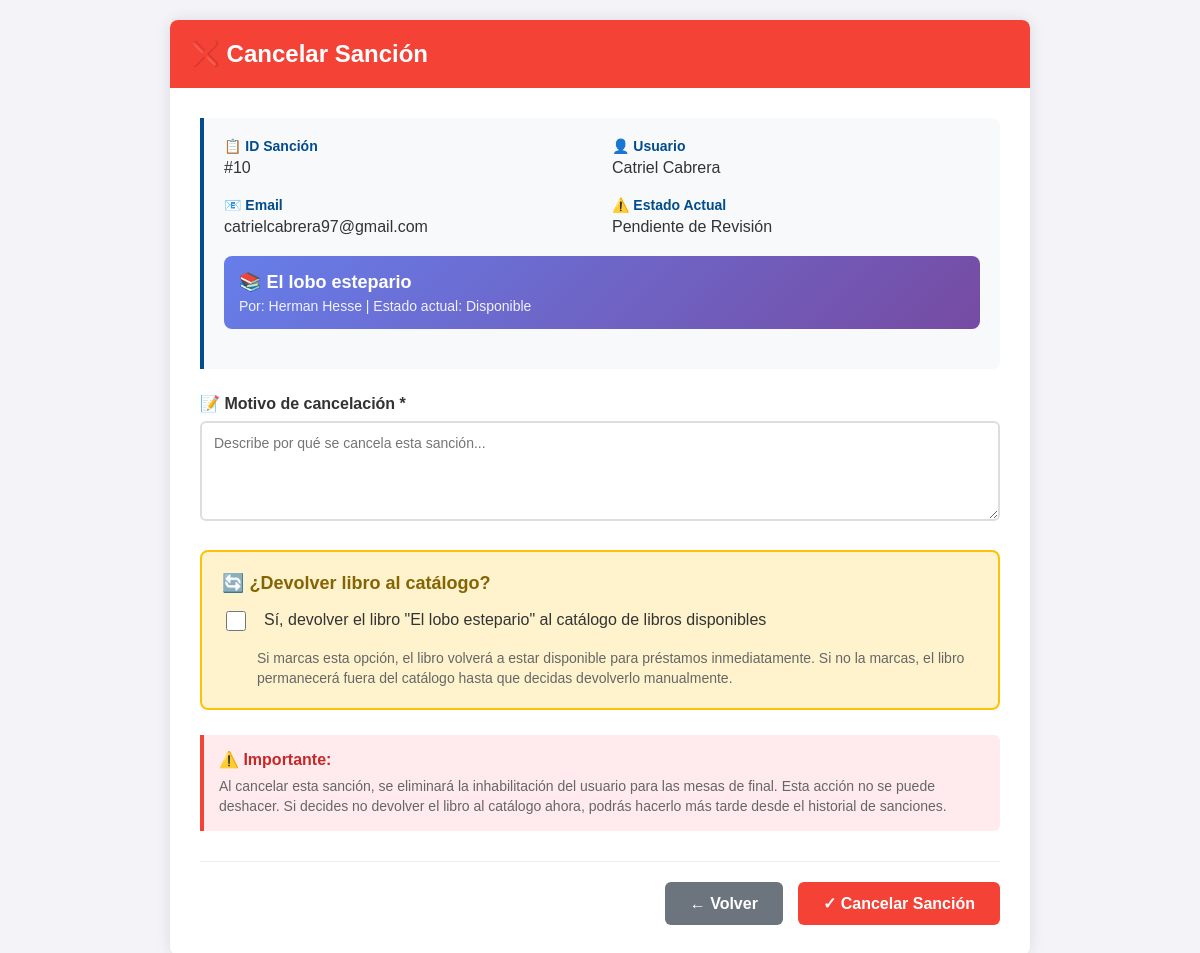
Page /libros/cancelar-sancion/10/ (signed in) on the committed database.
### libros/models.py (models this page shows, shortened)
class Sancion(models.Model):
    TIPO_CHOICES = (
        ('inhabilitacion_mesas', 'Inhabilitación para Mesas de Final'),
        ('suspension_prestamos', 'Suspensión de Préstamos'),
    )
    ESTADO_CHOICES = (
        ('pendiente', 'Pendiente de Revisión'),
        ('confirmada', 'Confirmada'),
        ('cancelada', 'Cancelada'),
        ('cumplida', 'Cumplida/Finalizada'),
    )
    TIPO_USUARIO_SANCION_CHOICES = (
        ('alumno', 'Alumno'),
        ('docente', 'Docente'),
    )
    id_sancion = models.AutoField(primary_key=True)
    usuario = models.ForeignKey(Usuario, on_delete=models.CASCADE, related_name='sanciones')
    prestamo = models.ForeignKey(Prestamo, on_delete=models.CASCADE, related_name='sanciones')
    tipo_sancion = models.CharField(max_length=30, choices=TIPO_CHOICES, default='inhabilitacion_mesas')
    estado = models.CharField(max_length=15, choices=ESTADO_CHOICES, default='pendiente')
    tipo_usuario_sancion = models.CharField(
        max_length=10,
        choices=TIPO_USUARIO_SANCION_CHOICES,
        default='alumno',
        help_text="Tipo de usuario al que se aplica la sanción"
    )
    fecha_suspension_hasta = models.DateTimeField(
        null=True,
        blank=True,
        help_text="Fecha hasta la que está suspendido el docente (3 meses)"
    )
    acumulado_sanciones = models.IntegerField(
        default=0,
        help_text="Número de sanciones acumuladas del docente"
    )
    fecha_creacion = models.DateTimeField(auto_now_add=True)
    fecha_confirmacion = models.DateTimeField(null=True, blank=True)
    fecha_finalizacion = models.DateTimeField(null=True, blank=True)
    motivo = models.TextField(default='Préstamo vencido')
    observaciones_bibliotecaria = models.TextField(blank=True, null=True)
    libro_devuelto_catalogo = models.BooleanField(default=False)
    fecha_devolucion_catalogo = models.DateTimeField(null=True, blank=True)
    class Meta:
        ordering = ['-fecha_creacion']

class Usuario(AbstractBaseUser, PermissionsMixin):
    PERFIL_CHOICES = (
        ('alumno', 'Alumno'),
        ('bibliotecaria', 'Bibliotecaria'),
        ('docente', 'Docente'),
    )
    dni_validator = RegexValidator(
        regex=r'^\d{7,8}$',
        message='El DNI debe tener entre 7 y 8 dígitos.'
    )
    dni = models.CharField(max_length=8, unique=True, validators=[dni_validator])
    nombre = models.CharField(max_length=100)
    apellido = models.CharField(max_length=100)
    email = models.EmailField(unique=True)
    perfil = models.CharField(max_length=20, choices=PERFIL_CHOICES, default='alumno')
    fecha_registro = models.DateTimeField(auto_now_add=True)
    is_active = models.BooleanField(default=True)
    is_staff = models.BooleanField(default=False)
    objects = CustomUserManager()
    USERNAME_FIELD = 'dni'
    REQUIRED_FIELDS = ['nombre', 'apellido', 'email']
    def get_full_name(self):
        return f"{self.nombre} {self.apellido}"

class Inventario(models.Model):
    id_inventario = models.AutoField(primary_key=True)
    estado = models.CharField(max_length=255, null=True, default="Disponible")
    motivo_baja = models.CharField(max_length=255, null=True)
    descripcion = models.TextField(null=True)
    num_ejemplar = models.IntegerField(null=True)
    imagen_rota_nombre = models.CharField(max_length=255, null=True, blank=True)
    imagen_rota_contenido = models.BinaryField(null=True, blank=True)
    imagen_rota_tipo = models.CharField(max_length=50, null=True, blank=True)

class Libro(Inventario):
    id_libro = models.AutoField(primary_key=True)
    titulo = models.CharField(max_length=255)
    autor = models.CharField(max_length=255)
    editorial = models.CharField(max_length=255)
    clasificacion_cdu = models.CharField(max_length=255, null=False, default='Sin clasificar')
    siglas_autor_titulo = models.CharField(max_length=255, null=False, default='ABC')
    num_inventario = models.IntegerField(null=False, default=1)
    resumen = models.TextField()
    etiqueta_palabra_clave = models.TextField(default='Roma,Historia,Clasica')
    sede = models.TextField(default='La Plata')
    disponibilidad = models.CharField(max_length=255, null=True, default="Disponible")
    observaciones = models.TextField(default='Esta es una observación')
    img = models.URLField(blank=True, null=True)

class Inventario(models.Model):
    id_inventario = models.AutoField(primary_key=True)
    estado = models.CharField(max_length=255, null=True, default="Disponible")
    motivo_baja = models.CharField(max_length=255, null=True)
    descripcion = models.TextField(null=True)
    num_ejemplar = models.IntegerField(null=True)
    imagen_rota_nombre = models.CharField(max_length=255, null=True, blank=True)
    imagen_rota_contenido = models.BinaryField(null=True, blank=True)
    imagen_rota_tipo = models.CharField(max_length=50, null=True, blank=True)

### libros/views.py (the view, shortened to what this page needs)
# urls.py: path('cancelar-sancion/<int:sancion_id>/', views.cancelar_sancion_con_modal, name='cancelar_sancion'),
@user_passes_test(es_bibliotecaria)
def cancelar_sancion_con_modal(request, sancion_id):
    sancion = get_object_or_404(Sancion, id_sancion=sancion_id)
    if sancion.estado not in ['pendiente', 'confirmada']:
        messages.error(request, f"La sanción no puede ser cancelada porque su estado actual es {sancion.get_estado_display()}.")
        return redirect('gestionar_sanciones')
    context = {
        'sancion': sancion,
        'libro': sancion.prestamo.libro,
        'usuario': sancion.usuario,
    }
    return render(request, 'libros/cancelar_sancion_con_modal.html', context)

### libros/views.py (called while the page is built)
def es_bibliotecaria(user):
    return user.is_authenticated and user.perfil == 'bibliotecaria'

### libros/templates/libros/cancelar_sancion_con_modal.html (shortened to what this page needs)
<!DOCTYPE html>
<html lang="es">
<head>
</head>
<body>
    <div class="container">
        <div class="header">
            <h1>
                ❌ Cancelar Sanción
            </h1>
        </div>
        <div class="info-card">
            <div class="info-grid">
                <div class="info-item">
                    <span class="info-label">📋 ID Sanción</span>
                    <span class="info-value">#{{ sancion.id_sancion }}</span>
                </div>
                <div class="info-item">
                    <span class="info-label">👤 Usuario</span>
                    <span class="info-value">{{ usuario.get_full_name }}</span>
                </div>
                <div class="info-item">
                    <span class="info-label">📧 Email</span>
                    <span class="info-value">{{ usuario.email }}</span>
                </div>
                <div class="info-item">
                    <span class="info-label">⚠️ Estado Actual</span>
                    <span class="info-value">{{ sancion.get_estado_display }}</span>
                </div>
            </div>
            <div class="libro-info">
                <div class="libro-titulo">📚 {{ libro.titulo }}</div>
                <div class="libro-detalle">Por: {{ libro.autor }} | Estado actual: {{ libro.estado }}</div>
            </div>
        </div>
        <form method="post">
            <div class="form-group">
                <label for="motivo_cancelacion" class="form-label">
                    📝 Motivo de cancelación *
                </label>
                <textarea
                    name="motivo_cancelacion"
                    id="motivo_cancelacion"
                    class="form-textarea"
                    placeholder="Describe por qué se cancela esta sanción..."
                    required></textarea>
            </div>
            <div class="checkbox-container">
                <div class="checkbox-header">
                    🔄 ¿Devolver libro al catálogo?
                </div>
                <div class="checkbox-wrapper">
                    <input type="checkbox" id="devolver_libro" name="devolver_libro" class="checkbox-input">
                    <label for="devolver_libro" class="checkbox-label">
                        Sí, devolver el libro "{{ libro.titulo }}" al catálogo de libros disponibles
                    </label>
                </div>
                <div class="checkbox-description">
                    Si marcas esta opción, el libro volverá a estar disponible para préstamos inmediatamente.
                    Si no la marcas, el libro permanecerá fuera del catálogo hasta que decidas devolverlo manualmente.
                </div>
            </div>
            <div class="warning-box">
                <div class="warning-text">⚠️ Importante:</div>
                <div class="warning-detail">
                    Al cancelar esta sanción, se eliminará la inhabilitación del usuario para las mesas de final.
                    Esta acción no se puede deshacer. Si decides no devolver el libro al catálogo ahora,
                    podrás hacerlo más tarde desde el historial de sanciones.
                </div>
            </div>
            <div class="button-group">
                <a href="{% url 'gestionar_sanciones' %}" class="btn btn-volver">
                    ← Volver
                </a>
                <button type="submit" class="btn btn-cancelar" onclick="return confirm('¿Estás seguro/a de que quieres cancelar esta sanción?')">
                    ✓ Cancelar Sanción
                </button>
            </div>
        </form>
    </div>
</body>
</html>

### libros/templates/libros/cancelar_sancion_con_modal.html (style rules this page uses)
body { font-family: 'Calibri', 'Arial', sans-serif; background-color: #f4f4f8; margin: 0; padding: 20px; }
.container { max-width: 800px; margin: 0 auto; background-color: white; padding: 30px; border-radius: 8px; box-shadow: 0 0 15px rgba(0, 0, 0, 0.1); }
.header { background-color: #f44336; color: white; padding: 20px; border-radius: 8px 8px 0 0; margin: -30px -30px 30px -30px; }
.header h1 { margin: 0; font-size: 24px; display: flex; align-items: center; gap: 10px; }
.info-card { background-color: #f8f9fa; border-left: 4px solid #004c8c; padding: 20px; margin-bottom: 25px; border-radius: 0 8px 8px 0; }
.info-grid { display: grid; grid-template-columns: 1fr 1fr; gap: 20px; margin-bottom: 20px; }
.info-item { display: flex; flex-direction: column; }
.info-label { font-weight: bold; color: #004c8c; margin-bottom: 5px; font-size: 14px; }
.info-value { color: #333; font-size: 16px; }
.form-group { margin-bottom: 20px; }
.form-label { display: block; font-weight: bold; color: #333; margin-bottom: 8px; font-size: 16px; }
.form-textarea { width: 100%; padding: 12px; border: 2px solid #ddd; border-radius: 6px; font-size: 14px; font-family: inherit; resize: vertical; min-height: 100px; box-sizing: border-box; }
.checkbox-container { background-color: #fff3cd; border: 2px solid #ffc107; border-radius: 8px; padding: 20px; margin: 25px 0; }
.checkbox-header { display: flex; align-items: center; gap: 10px; margin-bottom: 15px; font-weight: bold; color: #856404; font-size: 18px; }
.checkbox-wrapper { display: flex; align-items: flex-start; gap: 15px; margin-bottom: 15px; }
.checkbox-input { width: 20px; height: 20px; accent-color: #004c8c; margin-top: 2px; }
.checkbox-label { font-size: 16px; color: #333; line-height: 1.4; }
.checkbox-description { font-size: 14px; color: #666; margin-top: 8px; padding-left: 35px; line-height: 1.4; }
.warning-box { background-color: #ffebee; border-left: 4px solid #f44336; padding: 15px; margin: 20px 0; border-radius: 0 6px 6px 0; }
.warning-text { color: #c62828; font-weight: bold; margin-bottom: 8px; }
.warning-detail { color: #666; font-size: 14px; line-height: 1.4; }
.button-group { display: flex; gap: 15px; justify-content: flex-end; margin-top: 30px; padding-top: 20px; border-top: 1px solid #eee; }
.btn { padding: 12px 25px; border: none; border-radius: 6px; font-size: 16px; font-weight: bold; cursor: pointer; text-decoration: none; display: inline-flex; align-items: center; gap: 8px; transition: all 0.2s ease; }
.btn-cancelar { background-color: #f44336; color: white; }
.btn-volver { background-color: #6c757d; color: white; }
.libro-info { background: linear-gradient(135deg, #667eea 0%, #764ba2 100%); color: white; padding: 15px; border-radius: 8px; margin-bottom: 20px; }
.libro-titulo { font-size: 18px; font-weight: bold; margin-bottom: 5px; }
.libro-detalle { font-size: 14px; opacity: 0.9; }

### rows in the picture
Sancion: id_sancion "10", estado "Pendiente de Revisión"
Usuario: get_full_name "Catriel Cabrera", email "catrielcabrera97@gmail.com"
Libro: titulo "El lobo estepario", autor "Herman Hesse"
Inventario: estado "Disponible"
